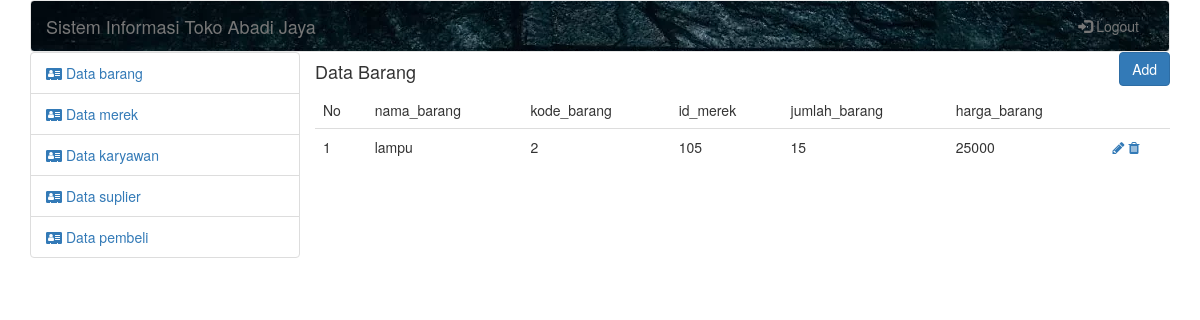
Screenshot of /SIBANG/admin/index.php?mod=barang&page=edit&id=2 (signed in) with the database file from the repository.
### tables this page shows
CREATE TABLE `barang` (
  `kode_barang` int(11) NOT NULL,
  `id_merek` int(11) NOT NULL,
  `nama_barang` varchar(100) NOT NULL,
  `harga_barang` float NOT NULL,
  `jumlah_barang` int(10) NOT NULL
);

### SIBANG/admin/views/barang/tampil.php (the view)
<div class="row">
    <div class="pull-left">
        <h4>Data Barang</h4>
    </div>
    <div class="pull-right">
        <a href="index.php?mod=barang&page=add">
            <button class="btn btn-primary">Add</button>
        </a>
    </div>
</div>
<div class="row">
    <table class="table">
        <thead>
            <tr>
                <td>
                    No
                </td>
                <td>nama_barang</td><td>kode_barang</td><td>id_merek</td><td>jumlah_barang</td><td>harga_barang</td>
            </tr>
        </thead>
        <tbody>
            <?php if($barang != NULL){
                $no=1;
                foreach($barang as $row){?>
                    <tr>
                        <td><?=$no;?></td><td><?=$row['nama_barang']?></td><td><?=$row['kode_barang'];?></td><td><?=$row['id_merek']?></td><td><?=$row['jumlah_barang']?></td>
                        <td><?=$row['harga_barang']?></td>
                        <td>
                            <a href="index.php?mod=barang&page=edit&id=<?=($row['kode_barang'])?>"><i class="fa fa-pencil"></i> </a>
                            <a href="index.php?mod=barang&page=delete&id=<?=($row['kode_barang'])?>"><i class="fa fa-trash"></i> </a>
                        </td>
                    </tr>
               <?php $no++; }
            }?>
        </tbody>
    </table>
</div>

### rows the page displays
barang: nama_barang "lampu", kode_barang "2", id_merek "105", jumlah_barang "15", harga_barang "25000"
